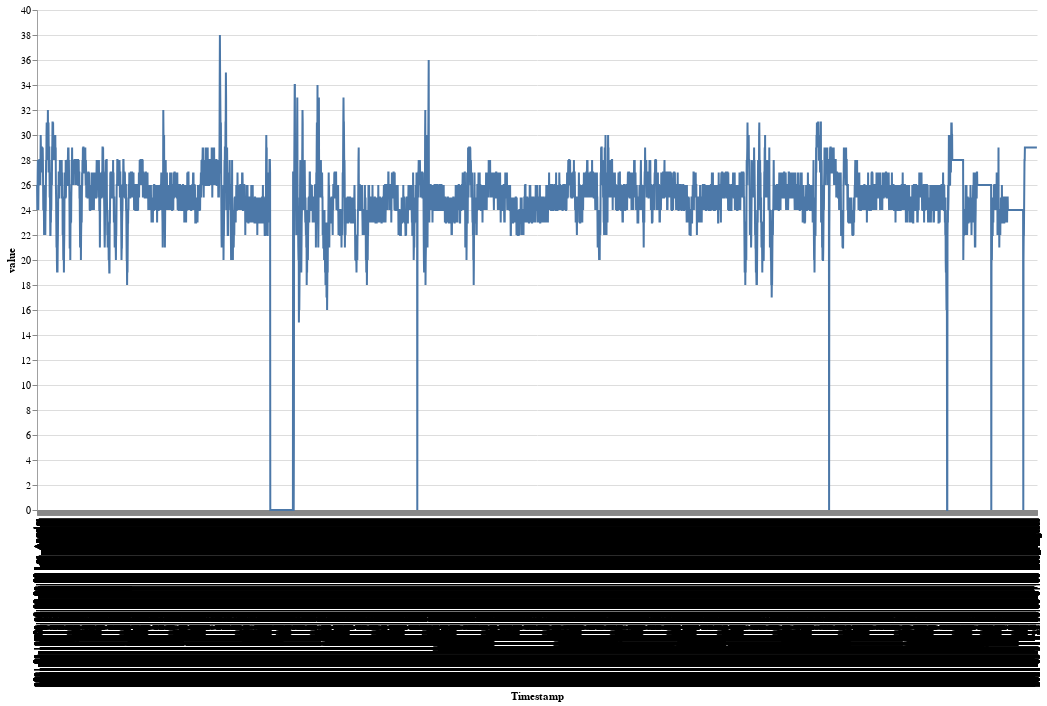

Notebook source saved alongside this figure:
### Code cell
c1 = alt.Chart(sensor.tail(5000)).mark_line().encode(
    x='Timestamp',
    y='value'
)

alt.layer(c1).configure_view(
    stroke='transparent'
).configure_axis(
    domainWidth=0.8
).properties(
    width=1000,
    height=500
)

### Figure 1 — Vega-Lite specification as saved in the notebook (floating-point values rounded to 4 significant figures; data arrays with more than 128 entries replaced by an {"elided": "..."} marker saying what was removed)
{"config": {"view": {"continuousWidth": 400, "continuousHeight": 300, "stroke": "transparent"}, "axis": {"domainWidth": 0.8}}, "layer": [{"mark": "line", "encoding": {"x": {"type": "nominal", "field": "Timestamp"}, "y": {"type": "quantitative", "field": "value"}}}], "data": {"name": "data-1c593df3137ad9060ba4526095bf8f98"}, "height": 500, "width": 1000, "$schema": "https://vega.github.io/schema/vega-lite/v4.8.1.json", "datasets": {"data-1c593df3137ad9060ba4526095bf8f98": {"elided": "5000 records"}}}
